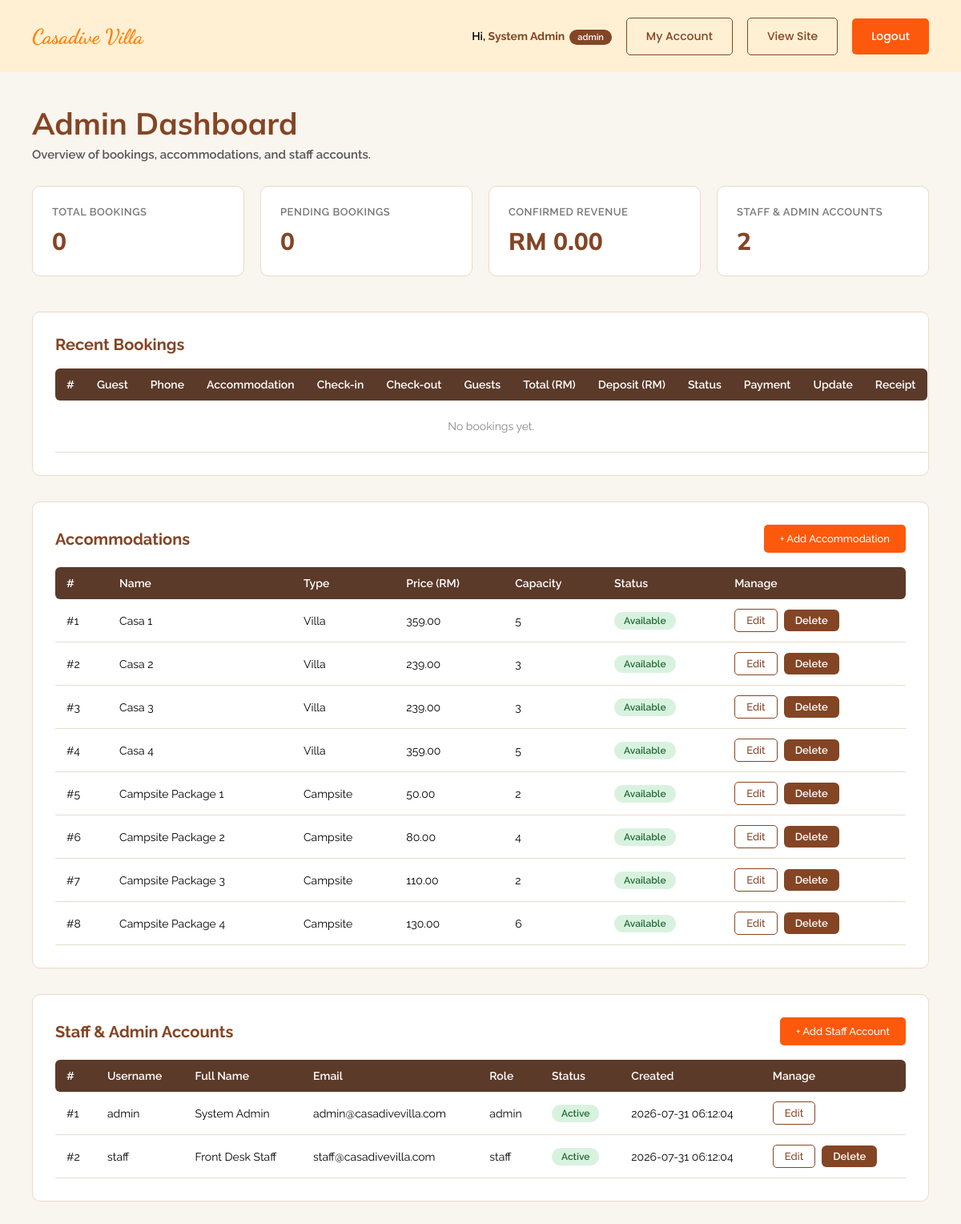
The app's page /user/admin_dashboard.php (signed in) with its own data.
### tables this page shows
CREATE TABLE `user` (
  user_id         INT UNSIGNED AUTO_INCREMENT PRIMARY KEY,
  username        VARCHAR(50)  NOT NULL UNIQUE,
  password        VARCHAR(255) NOT NULL,
  fullname        VARCHAR(100) NOT NULL,
  email           VARCHAR(150) NOT NULL UNIQUE,
  phone           VARCHAR(20),
  role            ENUM('admin','staff') NOT NULL DEFAULT 'staff',
  profile_picture VARCHAR(255),
  status          ENUM('active','inactive','suspended') NOT NULL DEFAULT 'active',
  created_at      TIMESTAMP NOT NULL DEFAULT CURRENT_TIMESTAMP,
  updated_at      TIMESTAMP NOT NULL DEFAULT CURRENT_TIMESTAMP ON UPDATE CURRENT_TIMESTAMP
);

CREATE TABLE `accommodation` (
  accommodation_id   INT UNSIGNED AUTO_INCREMENT PRIMARY KEY,
  accommodation_name VARCHAR(100) NOT NULL,
  accommodation_type ENUM('Villa','Campsite') NOT NULL,
  price              DECIMAL(10,2) NOT NULL COMMENT 'weekday / base rate per night, used for all booking calculations',
  price_weekend      DECIMAL(10,2) NULL COMMENT 'display only — not applied to booking totals yet',
  price_holiday      DECIMAL(10,2) NULL COMMENT 'display only — not applied to booking totals yet',
  capacity           INT UNSIGNED NOT NULL,
  pax_label          VARCHAR(30) NULL COMMENT 'display string e.g. "4-5 PAX", falls back to "Max N guests"',
  features           TEXT NULL COMMENT 'one feature per line, e.g. "Wifi\nAircond\nSea View"',
  description        TEXT,
  status             ENUM('available','unavailable','maintenance') NOT NULL DEFAULT 'available',
  image              VARCHAR(255)
);

### includes/auth.php (called while the page is built, shortened)
<?php
function current_user(): array|false
{
    return $_SESSION['user'] ?? false;
}

### user/admin_dashboard.php (the view, shortened to what this page needs)
<?php
require_once __DIR__ . '/../includes/db.php';
require_once __DIR__ . '/../includes/auth.php';
$user = current_user();
$validStatuses = ['pending', 'confirmed', 'checked_in', 'checked_out', 'cancelled'];
$stats = [
    'total_bookings' => (int) $pdo->query('SELECT COUNT(*) FROM booking')->fetchColumn(),
    'pending_bookings' => (int) $pdo->query("SELECT COUNT(*) FROM booking WHERE booking_status = 'pending'")->fetchColumn(),
    'revenue' => (float) $pdo->query("SELECT COALESCE(SUM(total_amount),0) FROM booking WHERE booking_status IN ('confirmed','checked_in','checked_out')")->fetchColumn(),
    'total_users' => (int) $pdo->query('SELECT COUNT(*) FROM user')->fetchColumn(),
];
$bookings = $pdo->query(
    "SELECT b.booking_id, c.full_name, c.phone, b.check_in, b.check_out, b.total_guest,
            b.total_amount, b.deposit_amount, b.booking_status,
            GROUP_CONCAT(a.accommodation_name SEPARATOR ', ') AS accommodations,
            (SELECT p.payment_status FROM payment p WHERE p.booking_id = b.booking_id ORDER BY p.payment_id DESC LIMIT 1) AS latest_payment_status
     FROM booking b
     JOIN customer c ON c.customer_id = b.customer_id
     LEFT JOIN booking_item bi ON bi.booking_id = b.booking_id
     LEFT JOIN accommodation a ON a.accommodation_id = bi.accommodation_id
     GROUP BY b.booking_id
     ORDER BY b.booking_id DESC
     LIMIT 50"
)->fetchAll();
$accommodations = $pdo->query(
    'SELECT accommodation_id, accommodation_name, accommodation_type, price, capacity, status
     FROM accommodation ORDER BY accommodation_type, accommodation_id'
)->fetchAll();
$users = $pdo->query(
    'SELECT user_id, username, fullname, email, role, status, created_at FROM user ORDER BY user_id'
)->fetchAll();
?>
<!DOCTYPE html>
<html lang="en">
<head>
<link rel="stylesheet" href="style/dashboard.css">
</head>
<body>
  <header class="dash-topbar">
    <div class="container">
      <div class="brand">Casadive Villa</div>
      <div class="dash-user">
        <span class="who">Hi, <strong><?= htmlspecialchars($user['fullname']) ?></strong><span class="role-badge"><?= htmlspecialchars($user['role']) ?></span></span>
        <a href="manage_account.php?id=<?= (int) $user['user_id'] ?>" class="btn btn-outline">My Account</a>
        <a href="../index.php" class="btn btn-outline">View Site</a>
        <a href="logout.php" class="btn btn-primary">Logout</a>
      </div>
    </div>
  </header>
  <main class="dash-main">
    <div class="container">
      <h1 class="dash-heading">Admin Dashboard</h1>
      <p class="dash-subheading">Overview of bookings, accommodations, and staff accounts.</p>
      <div class="stat-grid">
        <div class="stat-tile">
          <p class="stat-label">Total Bookings</p>
          <p class="stat-value"><?= $stats['total_bookings'] ?></p>
        </div>
        <div class="stat-tile">
          <p class="stat-label">Pending Bookings</p>
          <p class="stat-value"><?= $stats['pending_bookings'] ?></p>
        </div>
        <div class="stat-tile">
          <p class="stat-label">Confirmed Revenue</p>
          <p class="stat-value">RM <?= number_format($stats['revenue'], 2) ?></p>
        </div>
        <div class="stat-tile">
          <p class="stat-label">Staff &amp; Admin Accounts</p>
          <p class="stat-value"><?= $stats['total_users'] ?></p>
        </div>
      </div>
      <section class="dash-section">
        <h2>Recent Bookings</h2>
        <table>
          <thead>
            <tr>
              <th>#</th>
              <th>Guest</th>
              <th>Phone</th>
              <th>Accommodation</th>
              <th>Check-in</th>
              <th>Check-out</th>
              <th>Guests</th>
              <th>Total (RM)</th>
              <th>Deposit (RM)</th>
              <th>Status</th>
              <th>Payment</th>
              <th>Update</th>
              <th>Receipt</th>
            </tr>
          </thead>
          <tbody>
            <?php if (!$bookings): ?>
              <tr class="empty-row"><td colspan="13">No bookings yet.</td></tr>
            <?php else: foreach ($bookings as $b): ?>
              <tr>
                <td>#<?= (int) $b['booking_id'] ?></td>
                <td><?= htmlspecialchars($b['full_name']) ?></td>
                <td><?= htmlspecialchars($b['phone']) ?></td>
                <td><?= htmlspecialchars($b['accommodations'] ?? '—') ?></td>
                <td><?= htmlspecialchars($b['check_in']) ?></td>
                <td><?= htmlspecialchars($b['check_out']) ?></td>
                <td><?= (int) $b['total_guest'] ?></td>
                <td><?= number_format((float) $b['total_amount'], 2) ?></td>
                <td><?= number_format((float) $b['deposit_amount'], 2) ?></td>
                <td><span class="status-badge status-<?= htmlspecialchars($b['booking_status']) ?>"><?= htmlspecialchars(format_status($b['booking_status'])) ?></span></td>
                <td><?= $b['latest_payment_status'] ? htmlspecialchars(ucfirst($b['latest_payment_status'])) : '<span style="color:#999;">No record</span>' ?></td>
                <td>
                  <form class="status-form" method="post">
                    <?= csrf_field() ?>
                    <input type="hidden" name="action" value="update_status">
                    <input type="hidden" name="booking_id" value="<?= (int) $b['booking_id'] ?>">
                    <select name="booking_status">
                      <?php foreach ($validStatuses as $status): ?>
                        <option value="<?= $status ?>" <?= $status === $b['booking_status'] ? 'selected' : '' ?>><?= format_status($status) ?></option>
                      <?php endforeach; ?>
                    </select>
                    <button type="submit">Save</button>
                  </form>
                </td>
                <td><a href="booking_receipt.php?id=<?= (int) $b['booking_id'] ?>" class="btn btn-outline" style="padding:6px 14px;font-size:13px;">View</a></td>
              </tr>
            <?php endforeach; endif; ?>
          </tbody>
        </table>
      </section>
      <section class="dash-section">
        <h2 style="display:flex;align-items:center;justify-content:space-between;gap:16px;">
          Accommodations
          <a href="manage_accommodation.php" class="btn btn-primary" style="padding:10px 20px;font-size:13px;">+ Add Accommodation</a>
        </h2>
        <table>
          <thead>
            <tr>
              <th>#</th>
              <th>Name</th>
              <th>Type</th>
              <th>Price (RM)</th>
              <th>Capacity</th>
              <th>Status</th>
              <th>Manage</th>
            </tr>
          </thead>
          <tbody>
            <?php foreach ($accommodations as $a): ?>
              <tr>
                <td>#<?= (int) $a['accommodation_id'] ?></td>
                <td><?= htmlspecialchars($a['accommodation_name']) ?></td>
                <td><?= htmlspecialchars($a['accommodation_type']) ?></td>
                <td><?= number_format((float) $a['price'], 2) ?></td>
                <td><?= (int) $a['capacity'] ?></td>
                <td><span class="status-badge status-<?= htmlspecialchars($a['status']) ?>"><?= htmlspecialchars($a['status']) ?></span></td>
                <td>
                  <div class="status-form">
                    <a href="manage_accommodation.php?id=<?= (int) $a['accommodation_id'] ?>" class="btn btn-outline" style="padding:6px 14px;font-size:13px;">Edit</a>
                    <form method="post" action="manage_accommodation.php" onsubmit="return confirm('Delete this accommodation? This cannot be undone.');">
                      <button type="submit">Delete</button>
                    </form>
                  </div>
                </td>
              </tr>
            <?php endforeach; ?>
          </tbody>
        </table>
      </section>
      <section class="dash-section">
        <h2 style="display:flex;align-items:center;justify-content:space-between;gap:16px;">
          Staff &amp; Admin Accounts
          <a href="manage_account.php" class="btn btn-primary" style="padding:10px 20px;font-size:13px;">+ Add Staff Account</a>
        </h2>
        <table>
          <thead>
            <tr>
              <th>#</th>
              <th>Username</th>
              <th>Full Name</th>
              <th>Email</th>
              <th>Role</th>
              <th>Status</th>
              <th>Created</th>
              <th>Manage</th>
            </tr>
          </thead>
          <tbody>
            <?php foreach ($users as $u): ?>
              <tr>
                <td>#<?= (int) $u['user_id'] ?></td>
                <td><?= htmlspecialchars($u['username']) ?></td>
                <td><?= htmlspecialchars($u['fullname']) ?></td>
                <td><?= htmlspecialchars($u['email']) ?></td>
                <td><?= htmlspecialchars($u['role']) ?></td>
                <td><span class="status-badge status-<?= htmlspecialchars($u['status']) ?>"><?= htmlspecialchars($u['status']) ?></span></td>
                <td><?= htmlspecialchars($u['created_at']) ?></td>
                <td>
                  <div class="status-form">
                    <a href="manage_account.php?id=<?= (int) $u['user_id'] ?>" class="btn btn-outline" style="padding:6px 14px;font-size:13px;">Edit</a>
                    <?php if ((int) $u['user_id'] !== (int) $user['user_id']): ?>
                      <form method="post" action="manage_account.php" onsubmit="return confirm('Delete this account? This cannot be undone.');">
                        <button type="submit">Delete</button>
                      </form>
                    <?php endif; ?>
                  </div>
                </td>
              </tr>
            <?php endforeach; ?>
          </tbody>
        </table>
      </section>
    </div>
  </main>
</body>
</html>

### user/style/dashboard.css (style rules this page uses)
:root { --cream: #F9F5EF; --sand-light: #FFF0D3; --summary-bg: #FAF1DE; --card: #FFFFFF; --brown: #5B3A29; --brown-price: #844525; --orange: #FE810A; --orange-deep: #FD590C; --text: #000000; --border: #E7DCC9; }
* { box-sizing: border-box; margin:0; padding:0; }
body { background: var(--cream); color: var(--text); font-family: 'Poppins', sans-serif; }
a { color:inherit; text-decoration:none; }
button { font-family:inherit; cursor:pointer; border:none; }
.container { max-width: 1400px; margin: 0 auto; padding: 0 40px; }
.dash-topbar { background: var(--sand-light); position: sticky; top: 0; z-index: 100; }
.dash-topbar .container { display:flex; align-items:center; justify-content:space-between; height: 90px; gap: 20px; flex-wrap:wrap; }
.brand { font-family:'Dancing Script', cursive; font-weight:700; font-size: 26px; color: var(--orange); white-space:nowrap; }
.dash-user { display:flex; align-items:center; gap: 18px; }
.dash-user .who { font-family:'Raleway', sans-serif; font-weight:600; font-size: 14px; color:#000; }
.dash-user .who strong { color: var(--brown-price); }
.dash-user .role-badge { text-transform: capitalize; background: var(--brown-price); color:#fff; font-size: 11px; font-weight:600; padding: 3px 10px; border-radius: 50px; margin-left: 6px; }
.btn { display:inline-flex; align-items:center; justify-content:center; font-weight:500; border-radius:5px; padding: 12px 24px; font-size: 14px; transition: transform .15s ease; }
.btn-primary { background: var(--orange-deep); color:#fff; }
.btn-outline { background:transparent; color: var(--brown-price); border: 1px solid var(--brown-price); }
.dash-main { padding: 40px 0 80px; }
.dash-heading { font-family:'Mulish', sans-serif; font-weight:700; font-size: clamp(26px, 3.5vw, 38px); color: var(--brown-price); margin-bottom: 6px; }
.dash-subheading { font-family:'Raleway', sans-serif; font-weight:600; font-size: 15px; color:#555; margin-bottom: 30px; }
.stat-grid { display:grid; grid-template-columns: repeat(4, 1fr); gap: 20px; margin-bottom: 44px; }
.stat-tile { background: var(--card); border: 1px solid var(--border); border-radius: 10px; padding: 24px; }
.stat-label { font-family:'Raleway', sans-serif; font-weight:600; font-size: 13px; color:#777; margin-bottom: 10px; text-transform: uppercase; letter-spacing: .04em; }
.stat-value { font-family:'Mulish', sans-serif; font-weight:800; font-size: 30px; color: var(--brown-price); }
.dash-section { background: var(--card); border: 1px solid var(--border); border-radius: 10px; padding: 28px; margin-bottom: 32px; overflow-x:auto; }
.dash-section h2 { font-family:'Raleway', sans-serif; font-weight:700; font-size: 20px; color: var(--brown-price); margin-bottom: 18px; }
table { width:100%; border-collapse: collapse; font-family:'Raleway', sans-serif; font-size: 14px; min-width: 720px; }
thead th { text-align:left; background: var(--brown); color:#fff; font-weight:600; padding: 12px 14px; white-space:nowrap; }
thead th:first-child { border-radius: 6px 0 0 6px; }
thead th:last-child { border-radius: 0 6px 6px 0; }
tbody td { padding: 12px 14px; border-bottom: 1px solid var(--border); vertical-align:middle; }
.empty-row td { text-align:center; color:#888; padding: 24px; }
.status-badge { display:inline-block; font-weight:600; font-size: 12px; padding: 4px 12px; border-radius: 50px; text-transform: capitalize; }
.status-active { background:#d9f2df; color:#1e6b34; }
.status-available { background:#d9f2df; color:#1e6b34; }
.status-form { display:flex; gap:8px; align-items:center; }
.status-form button { background: var(--brown-price); color:#fff; border-radius: 6px; padding: 6px 14px; font-size: 13px; font-weight:600; }

### records on screen
user: fullname "System Admin", role "Admin", user_id "1", username "admin", email "admin@casadivevilla.com", role "admin", status "Active", created_at "2026-07-31 06:12:04"
accommodation: accommodation_id "1", accommodation_name "Casa 1", accommodation_type "Villa", price "359.00", capacity "5", status "Available"
accommodation: accommodation_id "2", accommodation_name "Casa 2", accommodation_type "Villa", price "239.00", capacity "3", status "Available"
accommodation: accommodation_id "3", accommodation_name "Casa 3", accommodation_type "Villa", price "239.00", capacity "3", status "Available"
accommodation: accommodation_id "4", accommodation_name "Casa 4", accommodation_type "Villa", price "359.00", capacity "5", status "Available"
accommodation: accommodation_id "5", accommodation_name "Campsite Package 1", accommodation_type "Campsite", price "50.00", capacity "2", status "Available"
accommodation: accommodation_id "6", accommodation_name "Campsite Package 2", accommodation_type "Campsite", price "80.00", capacity "4", status "Available"
accommodation: accommodation_id "7", accommodation_name "Campsite Package 3", accommodation_type "Campsite", price "110.00", capacity "2", status "Available"
accommodation: accommodation_id "8", accommodation_name "Campsite Package 4", accommodation_type "Campsite", price "130.00", capacity "6", status "Available"
user: user_id "2", username "staff", fullname "Front Desk Staff", email "staff@casadivevilla.com", role "staff", status "Active", created_at "2026-07-31 06:12:04"

### other values on screen
$stats['total_bookings'] "0"
$stats['pending_bookings'] "0"
$stats['revenue'] "0.00"
$stats['total_users'] "2"
